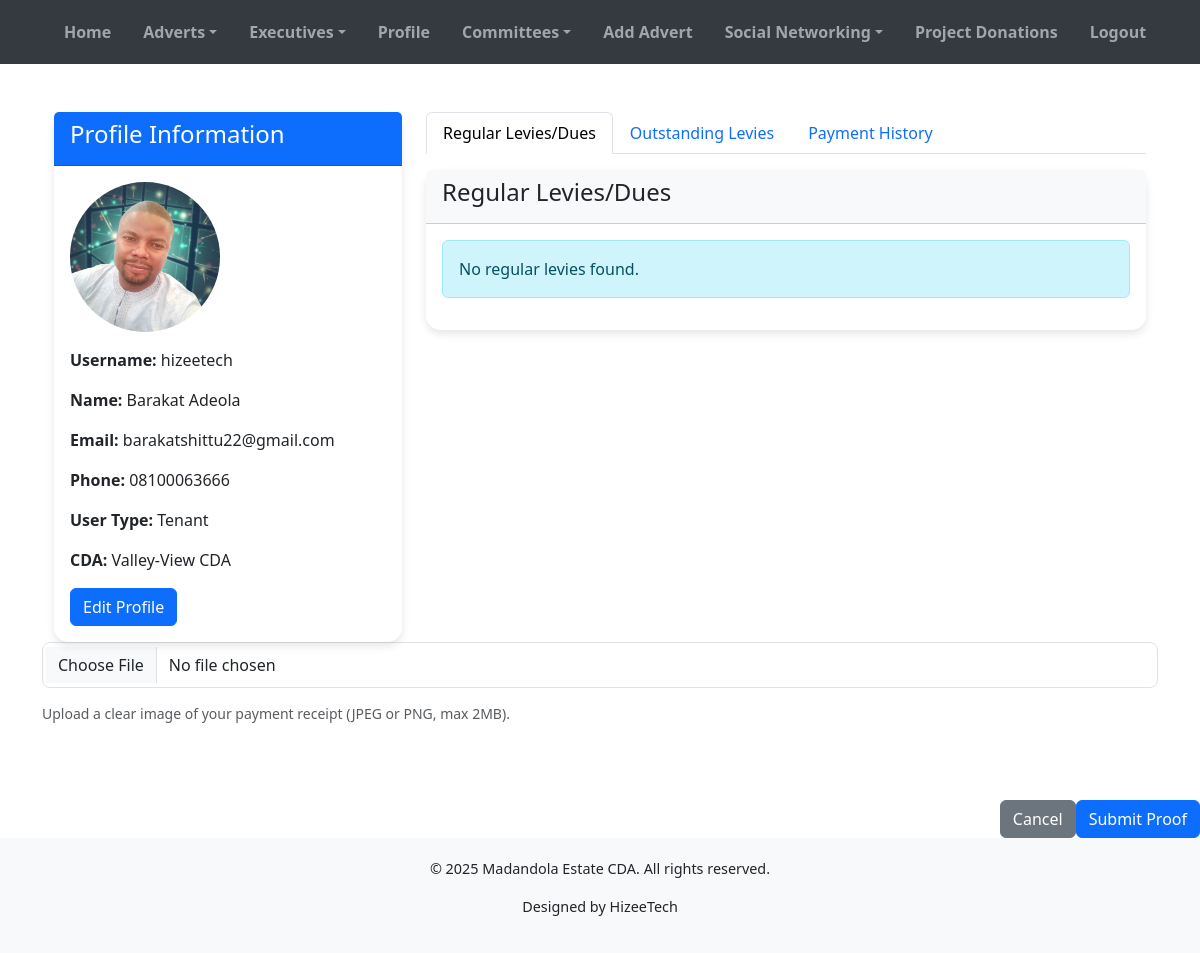
Page /profile/ (signed in) on the earlier database version.
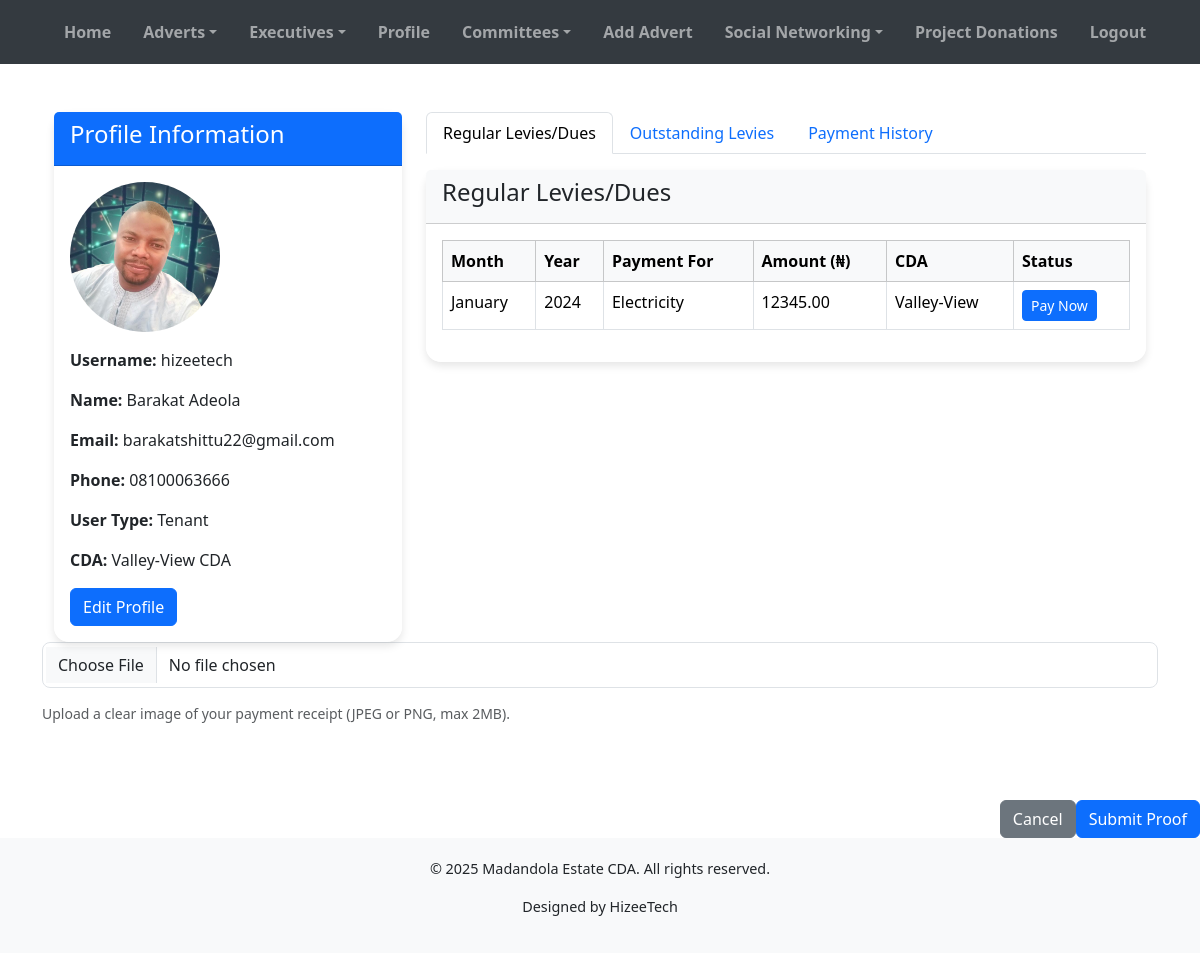
Same page on the later database version.
### cda_app/models.py (models this page shows, shortened)
class RegularLevy(models.Model):
    MONTH_CHOICES = [
        ('January', _('January')),
        ('February', _('February')),
        ('March', _('March')),
        ('April', _('April')),
        ('May', _('May')),
        ('June', _('June')),
        ('July', _('July')),
        ('August', _('August')),
        ('September', _('September')),
        ('October', _('October')),
        ('November', _('November')),
        ('December', _('December')),
    ]
    PAYMENT_FOR_CHOICES = [
        ('Electricity', _('Electricity')),
        ('Security', _('Security')),
        ('Development Levies', _('Development Levies')),
        ('Sanitations', _('Sanitations')),
        ('Others', _('Others')),
    ]
    STATUS_CHOICES = [
        ('unpaid', _('Unpaid')),
        ('pending', _('Pending')),
        ('paid', _('Paid')),
        ('rejected', _('Rejected')),
    ]
    user = models.ForeignKey(
        settings.AUTH_USER_MODEL,
        on_delete=models.CASCADE,
        verbose_name=_('User'),
        related_name='levies'
    )
    month = models.CharField(
        _('Month'),
        max_length=20,
        choices=MONTH_CHOICES,
        help_text=_('Select the month for this levy')
    )
    year = models.PositiveIntegerField(
        _('Year'),
        help_text=_('Enter the year for this levy')
    )
    payment_for = models.CharField(
        _('Payment For'),
        max_length=50,
        choices=PAYMENT_FOR_CHOICES,
        help_text=_('Select the purpose of this payment')
    )
    amount = models.DecimalField(
        _('Amount'),
        max_digits=10,
        decimal_places=2,
        help_text=_('Enter the amount to be paid')
    )
    cda = models.CharField(
        _('CDA'),
        max_length=100,
        help_text=_('Community Development Association')
    )
    status = models.CharField(
        _('Status'),
        max_length=20,
        choices=STATUS_CHOICES,
        default='unpaid',
        help_text=_('Current payment status')
    )
    proof_of_payment = models.ImageField(
        _('Proof of Payment'),
        upload_to='payment_proofs/',
        null=True,
        blank=True,
        help_text=_('Upload proof of payment'),
        validators=[FileExtensionValidator(allowed_extensions=['jpg', 'jpeg', 'png', 'webp'])]
    )
    created_at = models.DateTimeField(auto_now_add=True, editable=False)
    updated_at = models.DateTimeField(auto_now=True)
    class Meta:
        verbose_name = _('Regular Levy')
        verbose_name_plural = _('Regular Levies')
        ordering = ['-year', '-month']
        constraints = [
            models.UniqueConstraint(
                fields=['user', 'month', 'year', 'payment_for'],
                name='unique_user_levy_per_month'
            )
        ]

### cda_app/views.py (the view)
# urls.py: path('profile/', views.profile, name='profile'),
@login_required
def profile(request):
    regular_levies = RegularLevy.objects.filter(
        user=request.user,
        status__in=['unpaid', 'pending', 'rejected']
    ).order_by('-year', '-month')
    payment_history = RegularLevy.objects.filter(
        user=request.user,
        status='paid'
    ).order_by('-updated_at')
    three_months_ago = timezone.now() - timedelta(days=90)
    outstanding = RegularLevy.objects.filter(
        user=request.user,
        status__in=['unpaid', 'pending', 'rejected'],
        created_at__lte=three_months_ago
    )
    outstanding_levies = {}
    for category in dict(RegularLevy.PAYMENT_FOR_CHOICES).keys():
        category_levies = outstanding.filter(payment_for=category)
        if category_levies.exists():
            total_amount = category_levies.aggregate(Sum('amount'))['amount__sum']
            outstanding_levies[category] = {
                'total_amount': total_amount,
                'count': category_levies.count()
            }
    return render(request, 'profile.html', {
        'user': request.user,
        'regular_levies': regular_levies,
        'payment_history': payment_history,
        'outstanding_levies': outstanding_levies
    })

### cda_app/context_processors.py (called while the page is built)
def committees(request):
    return {'committees': Committee.objects.all()}

def admin_counts(request):
    if request.user.is_authenticated and request.user.is_staff:
        return {
            'pending_users_count': User.objects.filter(is_active=False).count(),
            'pending_adverts_count': AdvertItem.objects.filter(is_approved=False).count(),
            'total_users_count': User.objects.count(),
        }
    return {}

### templates/profile.html (shortened to what the changed rows need)
{% extends 'base.html' %} {% block title %}My Profile{% endblock %} {% block content %}
<div class="container mt-4">
    <div class="row">
        <div class="col-md-8">
            <div class="tab-content" id="profileTabsContent">
                <div class="tab-pane fade show active" id="regular-levies" role="tabpanel">
                    <div class="card mt-3">
                        <div class="card-body">
                            {% if regular_levies %}
                            <div class="table-responsive">
                                <table class="table table-bordered table-hover">
                                    <thead class="table-light">
                                        <tr>
                                            <th>Month</th>
                                            <th>Year</th>
                                            <th>Payment For</th>
                                            <th>Amount (₦)</th>
                                            <th>CDA</th>
                                            <th>Status</th>
                                        </tr>
                                    </thead>
                                    <tbody>
                                        {% for levy in regular_levies %}
                                        <tr>
                                            <td>{{ levy.get_month_display }}</td>
                                            <td>{{ levy.year }}</td>
                                            <td>{{ levy.get_payment_for_display }}</td>
                                            <td>{{ levy.amount }}</td>
                                            <td>{{ levy.cda }}</td>
                                            <td>
                                                {% if levy.status == 'unpaid' or levy.status == 'rejected' %}
                                                <a href="{% url 'upload_regular_levy_proof' levy.id %}" class="btn btn-primary btn-sm">
                                                     Pay Now
                                                 </a> {% elif levy.status == 'pending' %}
                                                <button class="btn btn-warning btn-sm" disabled>
                                                    Pending
                                                </button> {% elif levy.status == 'paid' %}
                                                <button class="btn btn-success btn-sm" disabled>
                                                    Paid
                                                </button> {% endif %}
                                            </td>
                                        </tr>
                                        {% endfor %}
                                    </tbody>
                                </table>
                            </div>
                            {% else %}
                            <div class="alert alert-info">No regular levies found.</div>
                            {% endif %}
                        </div>
                    </div>
                </div>
            </div>
        </div>
    </div>
</div>
                    </div>
                </div>
{% endblock %}

Differences in the rows shown:
added RegularLevy: month "January", year "2024", payment_for "Electricity", amount "12345.00", cda "Valley-View", status "Pay Now"
Other differences:
text no longer shown: "No regular levies found."
text now shown: "Month Year Payment For Amount (₦) CDA Status"
